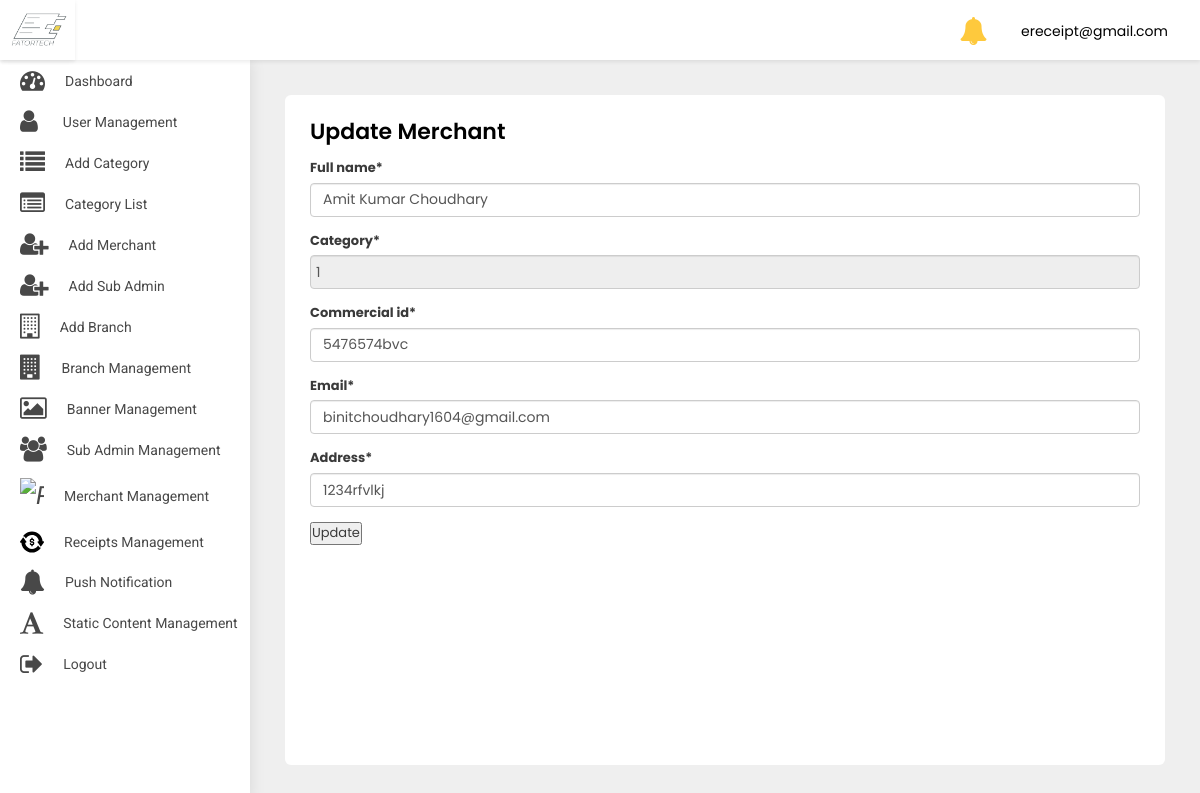
Page /adminpanel/update-merchant/3/ (signed in) on the committed database.
### src/models.py (models this page shows, shortened)
class User(AbstractBaseUser, PermissionsMixin):
    first_name = models.CharField(default='first name', max_length=100)
    last_name = models.CharField(default='', max_length=100, null=True, blank=True)
    email = models.CharField(default='', max_length=255, unique=True)
    country_code = models.CharField(default='+91', max_length=10)
    phone_number = models.CharField(default='', max_length=18)
    profile_pic = models.ImageField(default='default_profile.png', null=True, blank=True)
    device_token = models.CharField(default='', max_length=500, null=True, blank=True)
    password = models.CharField(default='', max_length=100)
    confirm_password = models.CharField(default='', max_length=100)
    is_merchant = models.BooleanField(default=False)
    is_subadmin = models.BooleanField(default=False)
    created_at = models.DateTimeField(auto_now_add=True)
    is_active = models.BooleanField(default=True)
    is_staff = models.BooleanField(default=False)
    can_manage_merchant = models.BooleanField(default=False)
    can_manage_category = models.BooleanField(default=False)
    can_manage_branch = models.BooleanField(default=False)
    can_manage_receipts = models.BooleanField(default=False)
    can_manage_dashboard = models.BooleanField(default=False)
    objects = UserManager()
    USERNAME_FIELD = 'email'
    class Meta:
        ordering = ('-created_at',)

class Merchant(models.Model):
    full_name = models.CharField(default='', max_length=200)
    profile_pic = models.ImageField(default='default_profile.png', null=True, blank=True)
    category = models.ForeignKey(Category, on_delete=models.CASCADE)
    email = models.EmailField()
    password = models.CharField(default='', max_length=100)
    confirm_password = models.CharField(default='', max_length=100)
    created_at = models.DateTimeField(auto_now_add=True)
    commercial_id = models.CharField(default='', max_length=256)
    address = models.CharField(default='', max_length=2000)
    blocked = models.BooleanField(default=False)

### adminpanel/views.py (the view)
# urls.py: path('update-merchant/<int:pk>/', UpdateMerchant.as_view(), name='update-merchant'),
class UpdateMerchant(LoginRequiredMixin, UpdateView):
    login_url = 'adminpanel:login'
    model = Merchant
    form_class = MerchantUpdateForm
    template_name = 'update-merchant.html'
    success_url = reverse_lazy('adminpanel:merchant-list')

### adminpanel/forms.py
class MerchantUpdateForm(forms.ModelForm):
    category = forms.ModelChoiceField(queryset=Category.objects.all(),
                                      widget=forms.TextInput(attrs={'readonly': 'readonly'}))
    class Meta:
        model = Merchant
        fields = ('full_name', 'category', 'commercial_id', 'email', 'address')

### adminpanel/templates/update-merchant.html (shortened to what this page needs)
{% extends 'base-ereceipt.html' %}
{% load crispy_forms_tags %}
{% block body %}
<div class="WrapperArea">
    <div class="WrapperBox">
        <div class="Small-Wrapper Small-Wrapper2">
            <h4 class="Title">Update Merchant</h4>
            <div class="HelpArea">
                <div class="tab-content">
                    <form method="post">
                        {{form|crispy}}
                        <button type="submit">Update</button>
                    </form>
                </div>
            </div>
        </div>
    </div>
</div>
{% endblock body %}

### adminpanel/templates/base-ereceipt.html (shortened to what this page needs)
{% load static %}
<head>
    <link rel="stylesheet" type="text/css" href="{% static 'adminpanel/css/select2.min.min.css' %}">
    <link type="text/css" rel="stylesheet" href="{% static 'adminpanel/css/style.css' %}">
    <link rel="stylesheet" href="{% static 'adminpanel/css/media.css' %}">
    <link rel="stylesheet"
          href="https://cdnjs.cloudflare.com/ajax/libs/bootstrap-select/1.13.1/css/bootstrap-select.css"/>
</head>
<body>
<div class="Header">
    <div class="Logo">
        <img src="{% static 'adminpanel/images/logo.jpg' %}">
    </div>
    <div class="Navigation">
        {% if user.is_superuser %}
        <div class="header-notifications">
            <a href="{% url 'adminpanel:notification' %}">
                <i class="fa fa-bell fa-2x" aria-hidden="true"></i>
            </a>
        </div>
        {% endif %}
        {% if user.is_authenticated %}
        <div class="Avater">
            <a href="javascript:void(0);">
                {{user}} </a>
        </div>
        {% endif %}
    </div>
</div>
<div class="SidenavBar">
    <ul>
        {% if user.is_superuser %}
        <li class="nav-item nav-link {% if request.resolver_match.view_name  == 'adminpanel:dashboard' %}active{% endif %}">
            <a href="{% url 'adminpanel:dashboard'  %}">
                <span><i class="fa fa-tachometer"></i></span> Dashboard
            </a>
        </li>
        <li class="nav-item nav-link {% if request.resolver_match.view_name  == 'adminpanel:users-list' %}active{% endif %}">
            <a href="{% url 'adminpanel:users-list' %}">
                <span><i class="fa fa-user"></i></span> User Management
            </a>
        </li>
        <li class="nav-item nav-link {% if request.resolver_match.view_name  == 'adminpanel:category' %}active{% endif %}">
            <a href="{% url 'adminpanel:category' %}">
                <span><i class="fa fa-list"></i></span> Add Category
            </a>
        </li>
        <li class="nav-item nav-link {% if request.resolver_match.view_name  == 'adminpanel:category-list' %}active{% endif %}">
            <a href="{% url 'adminpanel:category-list' %}">
                <span><i class="fa fa-list-alt"></i></span>Category List
            </a>
        </li>
        <li class="nav-item nav-link {% if request.resolver_match.view_name  == 'adminpanel:add-merchant' %}active{% endif %}">
            <a href="{% url 'adminpanel:add-merchant' %}">
                <span><i class="fa fa-user-plus"></i></span> Add Merchant
            </a>
        </li>
        <li class="nav-item nav-link {% if request.resolver_match.view_name  == 'adminpanel:add-sub-admin' %}active{% endif %}">
            <a href="{% url 'adminpanel:add-sub-admin' %}">
                <span><i class="fa fa-user-plus"></i></span> Add Sub Admin
            </a>
        </li>
        <li class="nav-item nav-link {% if request.resolver_match.view_name  == 'adminpanel:add-branch' %}active{% endif %}">
            <a href="{% url 'adminpanel:add-branch' %}">
                <span><i class="fa fa-building-o"></i></span> Add Branch
            </a>
        </li>
        <li class="nav-item nav-link {% if request.resolver_match.view_name  == 'adminpanel:branch-list' %}active{% endif %}">
            <a href="{% url 'adminpanel:branch-list' %}">
                <span><i class="fa fa-building"></i></span>Branch Management
            </a>
        </li>
        <li class="nav-item nav-link {% if request.resolver_match.view_name  == 'adminpanel:banner-list' %}active{% endif %}">
            <a href="{% url 'adminpanel:banner-list' %}">
                <span><i class="fa fa-image"></i></span>Banner Management
            </a>
        </li>
        <li class="nav-item nav-link {% if request.resolver_match.view_name  == 'adminpanel:sub-admin-list' %}active{% endif %}">
            <a href="{% url 'adminpanel:sub-admin-list' %}">
                <span><i class="fa fa-users"></i></span>Sub Admin Management
            </a>
        </li>
        <li class="nav-item nav-link {% if request.resolver_match.view_name  == 'adminpanel:merchant-list' %}active{% endif %}">
            <a href="{% url 'adminpanel:merchant-list' %}">
                <span><i class="faImg"><img src="{% static 'adminpanel/images/profession.svg' %}" alt="paid"
                                            class="img-fluid"></i></span>
                <p>Merchant Management</p>
            </a>
        </li>
        <li class="nav-item nav-link {% if request.resolver_match.view_name  == 'adminpanel:receipt-list' %}active{% endif %}">
            <a href="{% url 'adminpanel:receipt-list' %}">
                <span><i class="faImg"><img src="{% static 'adminpanel/images/transaction.svg' %}" alt="paid"
                                            class="img-fluid"></i></span>
                <p>Receipts Management</p>
            </a>
        </li>
        <li class="nav-item nav-link {% if request.resolver_match.view_name  == 'adminpanel:send-notification' %}active{% endif %}">
            <a href="{% url 'adminpanel:send-notification' %}">
                <span><i class="fa fa-bell"></i></span>
                <p>Push Notification</p>
            </a>
        </li>
        <li class="nav-item nav-link {% if request.resolver_match.view_name  == 'adminpanel:static-content' %}active{% endif %}">
            <a href="{% url 'adminpanel:static-content' %}">
                <span><i class="fa fa-font"></i></span>
                <p>Static content Management</p>
            </a>
        </li>
        <li class="nav-item nav-link {% if request.resolver_match.view_name  == 'logout' %}active{% endif %}">
            <a href="{% url 'logout' %}">
                <span><i class="fa fa-sign-out"></i></span>
                <p>Logout</p>
            </a>
        </li>
        {% endif %}
    </ul>
</div>
{% block body %}
{% endblock body %}
</body>
</html>

### static/adminpanel/css/style.css (style rules this page uses)
body { margin: 0; padding: 0; font-family: 'Poppins', sans-serif !important; font-size: 13px; color: #3a3a3a; font-weight: 400; }
* { margin: 0px; padding: 0px; }
h1, h2, h3, h4, h5, h6, p { margin: 0; padding: 0; }
ul, li, ol { list-style-type: none; margin: 0; padding: 0; }
a { text-decoration: none; outline: none; }
img { border: 0; outline: none; max-width: 100%; }
input[type="text"], input[type="password"], select, textarea, input[type="button"] { max-width: 100%; }
p { margin: 0; padding: 0; }
.Header { box-shadow: 0 2px 4px rgba(0, 0, 0, .08); -webkit-box-shadow: 0 2px 4px rgba(0, 0, 0, .08); position: fixed; width: 100%; left: 0; top: 0; background-color: #fff; z-index: 99 }
.Header .Logo { width: 75px; text-align: center; padding: 5px 0; float: left; height: 60px; box-shadow: 0 2px 4px rgba(0, 0, 0, .08); }
.Header .Logo img { height: 100%; width: 100%; object-fit: cover; }
.Header .Navigation { transition: all 0.2s ease; margin-left: 235px; padding: 7px 3.2rem; width: calc(100% - 235px); text-align: right; height: 60px }
.Header .Navigation .Avater { margin: 5px 0 5px 30px; position: relative; display: inline-block }
.Header .Navigation .Avater a { display: flex; align-items: center; font-size: 14px; color: #000 }
.Header .Navigation .header-notifications { margin: 5px 0 5px 30px; position: relative; display: inline-block; top:5px; }
.Header .Navigation .header-notifications a { display: flex; align-items: center; font-size: 14px; color: #fec93d; }
.SidenavBar { height: calc(100% - 60px); position: fixed; width: 250px; top: 60px; padding: 0; overflow: auto; box-shadow: 0 0 15px rgba(0, 0, 0, .1); background-color: #fff; z-index: 2; transition: 0.2s all ease-in-out; }
.SidenavBar ul { margin: 0 }
.SidenavBar ul li { margin: 0 }
.SidenavBar ul li a { display: flex; cursor: pointer; padding: 8px 20px 8px 20px; transition: 0.2s all ease-in-out; color: #484848; font-family: "Roboto"; font-size: 14px; text-transform: capitalize; position: relative; align-items: center; overflow: hidden; white-space: nowrap; }
.SidenavBar ul li a span { font-size: 25px; margin-right: 20px; }
.SidenavBar ul li:nth-child(2) a span { margin-right: 25px; }
.WrapperArea { margin-left: 250px; flex: 1 1 auto; display: flex; flex-direction: column; margin-top: 60px; transition: 0.2s all ease-in-out; background-color: #efefef; }
.WrapperArea .WrapperBox { padding: 35px; background-color: #efefef; min-height: calc(100vh - 60px) }
.Small-Wrapper { background-color: #fff; padding: 25px; border-radius: 6px; height: 100%; min-height: calc(100vh - 130px); }
h4.Title { margin: 0 0 15px; font-weight: 600; color: #000; text-transform: capitalize; font-size: 22px; display:inline-block; }
.HelpArea { margin: 0 }
.faImg { width: 24px !important; display: block; }
#id_category { width: 100%; padding: 5px; border-color: #ccc; border-radius: 4px; }

### rows in the picture
User: email "ereceipt@gmail.com"
Merchant: full_name "Amit Kumar Choudhary", category "1", commercial_id "5476574bvc", email "binitchoudhary1604@gmail.com", address "1234rfvlkj"
